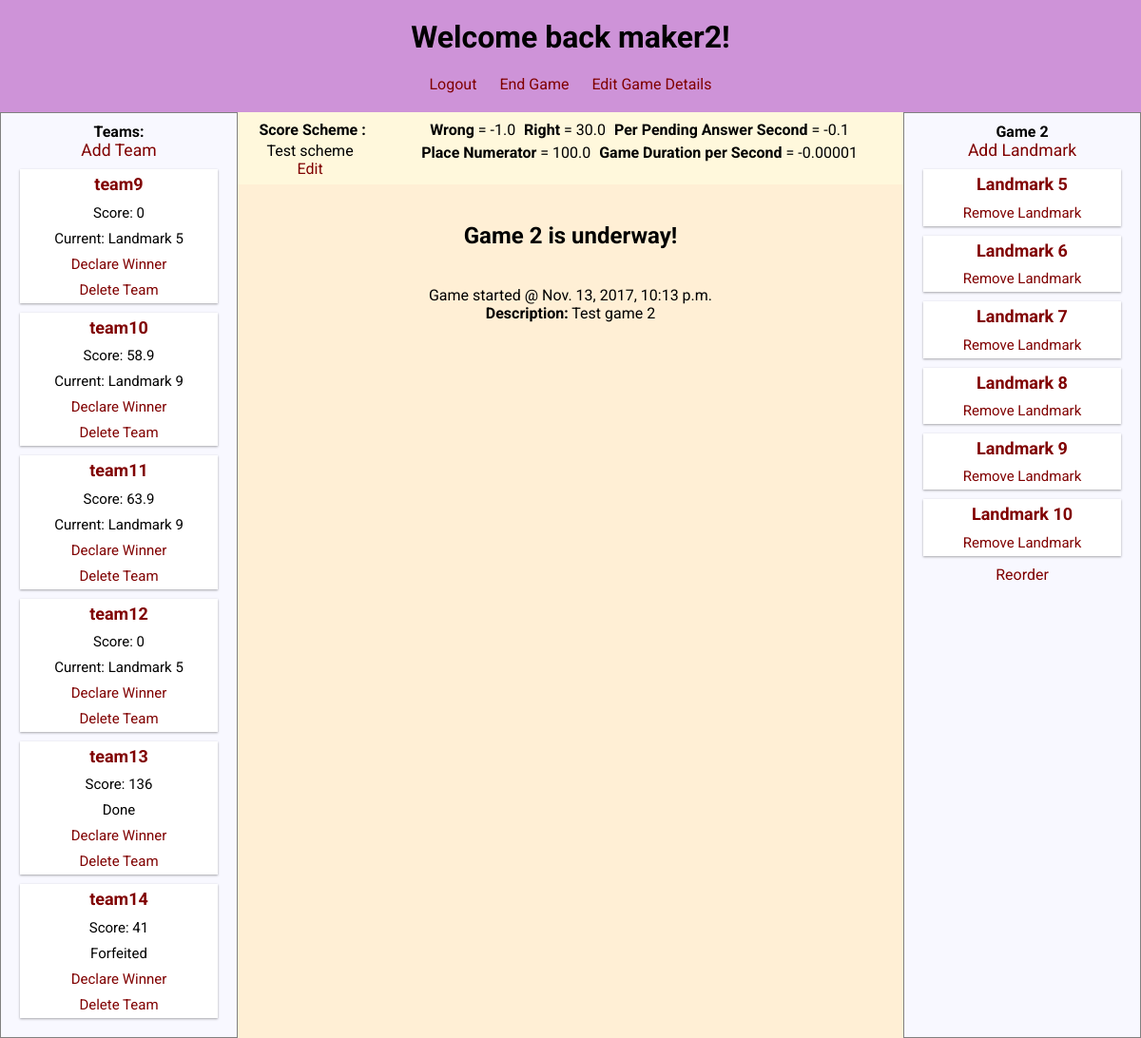
The page / (signed in) on the database its author committed.
### web/models.py (models this page shows, shortened)
class User(models.Model):
	name = models.CharField(max_length=100)
	pwd = models.CharField(max_length=100)
	is_mkr = models.BooleanField(default=False)

class Status(models.Model):
	game = models.ForeignKey(GameDetails, on_delete=models.CASCADE)
	team = models.ForeignKey(User, on_delete=models.CASCADE)
	cur = models.IntegerField(default=0)
	pending = models.DateTimeField(default=None, null=True)
	playing = models.BooleanField(default=False)
	score = models.FloatField(default=0)
	endTime = models.DateTimeField(default=None, null=True)

class Landmark(models.Model):
	name = models.CharField(max_length=100)
	desc = models.CharField(max_length=500, blank=True, default="")

class ScoreScheme(models.Model):
	name = models.CharField(default="default", max_length=100)
	wrong = models.FloatField(default=-10)
	right = models.FloatField(default=50)
	place_numerator = models.FloatField(
		default=100)  # i.e. first place gets 100/1 (100), second gets 100/2 (50), third gets 100/3 (33.3), etc
	ans_per_sec = models.FloatField(default=-0.1)
	game_per_sec = models.FloatField(default=-.00001)

class GameDetails(models.Model):
	name = models.CharField(max_length=100)
	desc = models.CharField(max_length=500, null=True, blank=True)
	on = models.BooleanField(default=False)
	winner = models.IntegerField(default=-1)
	maker = models.ForeignKey(User, on_delete=models.CASCADE)
	scheme = models.ForeignKey(ScoreScheme, default=ScoreScheme.objects.get(name='default'))
	startTime = models.DateTimeField(default=None, null=True)

### web/views.py (the view, shortened to what this page needs)
# urls.py: url(r'^$', views.dash),
def dash(request):
	if request.session.get('loggedin', False):
		try:
			u = User.objects.get(name=request.session['name'])
		except (User.DoesNotExist, KeyError):
			return HttpResponseRedirect('/login')
		if request.session['mkr']:
			try:
				gd = GameDetails.objects.get(maker=u)
			except GameDetails.DoesNotExist:
				return HttpResponseRedirect('/do/create')
			g = Game(gd)
			h = g.req_hunt()
			h_forms: [{EditLmForm, int}] = []
			for i in range(len(h)):
				x = h[i]
				lm = Landmark.objects.get(name=x["name"])
				try:
					cl = Clue.objects.get(lmark__name=x["name"]).value
				except (Clue.DoesNotExist, KeyError):
					cl = ""
				try:
					co = Confirmation.objects.get(lmark__name=x["name"])
					ques = co.ques
					ans = co.ans
				except (Confirmation.DoesNotExist, KeyError):
					ques = ""
					ans = ""
				h_forms.append({"form": EditLmForm(
					initial={"name": x["name"], "desc": lm.desc, "clue": cl, "ques": ques, "ans": ans}), "index": i,
				               "lm_id": lm.pk})
			tms = g.req_team_statuses()
			t_forms: [{CredsForm, int, int}] = []
			for x in tms:
				t = x["tm"]
				cf = CredsForm(initial={"name": t.name})
				cf.fields["oldpwd"].label = "Your Password: "
				t_forms.append({"form": cf, "index": x["index"], "pk": t.pk})
			rformset = forms.formset_factory(ReorderForm, formset=BaseReorderForm, extra=len(h))
			reorder_form = rformset()
			scheme_form = SchemeForm(instance=gd.scheme)
			team_cred_form = CredsForm()
			team_cred_form.fields["oldpwd"].label = "Password"
			team_cred_form.fields["newpwd"].label = "Repeat Password"
			edit_game_form = EditGameForm(instance=g.dtls)
			landmark_form = EditLmForm()
			return render(request, 'makerdash.html', {'name': u.name, 'gmdet': gd, 'teams': tms, 'hunt': zip(reorder_form, h),
			                                          'hunt_mng_form': reorder_form.management_form, 'sch': gd.scheme,
			                                          "cForms": t_forms,
			                                          "hForms": h_forms, "schemeForm": scheme_form, 'ntForm': team_cred_form,
			                                          "gameForm": edit_game_form, "newlmForm": landmark_form,
			                                          })
	else:
		return HttpResponseRedirect('/login')

### web/classes/game.py (called while the page is built)
	def req_hunt(self) -> [{str, int}]:
		output: [{str, int}] = []
		for h in self.landmarks:
			output.append({"name": h.lmark.name, "order": h.h_order})
		return output

	def req_team_statuses(self) -> [{User, Status, int}]:
		output: [{User, Status, int}] = []
		for i in range(len(self.players)):
			p = self.players[i]
			if p.cur == -1:
				lmreport = "Done"
			else:
				lmreport = self.landmarks[p.cur].lmark.name
			output.append({"tm": p.team, "st": p, "index": i, "lm": lmreport})
		return output

### web/views.py (called while the page is built)
	def add_fields(self, form, index):
		super().add_fields(form, index)
		form.fields["h_" + str(index)] = forms.IntegerField(initial=index + 1, label="",
		                                                    widget=forms.TextInput(attrs={'class': 'reorder_box'}))

### templates/makerdash.html (shortened to what this page needs)
<!DOCTYPE html>
<html lang="en">
<head>
    {% load static %}
    <link rel="stylesheet" type="text/css" href="{% static "web/style.css" %}">
</head>
<body>
<header>
    <h1 id="header">Welcome back {{ name }}!</h1>
    <div id="maker-commands" class="commands">
        <a href="{% url 'do' action='logout' %}">Logout</a>
        {% if gmdet.on %}
            <a href={% url 'do' action='stop' %}>End Game</a>
        {% else %}
            <a href={% url 'do' action='start' %}>Start Game</a>
        {% endif %}
        <a href="javascript:switchIt('editgamedetails')">Edit Game Details</a>
    </div>
</header>
<div class="flex-container">
    <div id="teams" class="sidebar">
        <b>Teams:</b><br/>
    <a href="javascript:addTeam()" class="hunt_detail_add">Add Team</a><br>
    {% for x in teams %}
        <div class="hunt_detail">
            <b><a href="javascript:editTm({{ x.index }})">{{ x.tm.name }}</a></b><br>
            Score: {{ x.st.score|floatformat }}<br/>
            {% if not x.st.playing %}
                Forfeited
            {% elif x.lm == "Done" %}
                Done
            {% else %}
                Current: {{ x.lm }}
            {%  endif %}
            <br/>
            <a href="{%url 'edit' to_edit='winner' %}?u={{ x.tm.pk }}">Declare Winner</a><br>
            <a href="{%url 'edit' to_edit='remove' %}?u={{ x.tm.pk }}">Delete Team</a>
        </div>
    {% endfor %}
</div>
<div id="middle-block" class="vertical-flex">
    <div id="scheme" class="horizontal_bar">
        <table>
            <tr>
                <td>
                    <b>Score Scheme :</b><br/>
                    {{ sch.name }}<br>
                    <a href="javascript:switchIt('editscheme')">Edit</a>
                </td><td>
                    <b>Wrong</b> = {{ sch.wrong }} <b>Right</b> = {{ sch.right }} <b>Per Pending Answer Second</b> = {{ sch.ans_per_sec }}<br>
                    <b>Place Numerator</b> = {{ sch.place_numerator }} <b>Game Duration per Second</b> = {{ sch.game_per_sec }}
                </td>
            </tr>
        </table>
    </div>
<div id="feedback" class="feedback">
    <div id="gameDesc">
        {% if gmdet.on %}
            <h2>{{ gmdet.name }} is underway!</h2><br/>
            Game started @ {{ gmdet.startTime }}<br/>
        {% elif gmdet.startTime is None %}
            <h2>{{ gmdet.name }}has yet to start</h2><br/>
        {% else %}
            <h2>{{ gmdet.name }} has ended.</h2>
            <b>Winner is {{ gmdet.winner }}!!!!!</b>
        {% endif %}
        <b>Description:</b> {{ gmdet.desc }}<br>
    </div>
</div>
</div>
    <div id="status" class="sidebar">
        <b>{{ gmdet.name }}</b><br>
        <a href="javascript:switchIt('addLM')" class="hunt_detail_add">Add Landmark</a><br>
        <form id='reorder-form' action="{% url 'edit' to_edit='reorder' %}" method="POST">
            {% for x in hunt %}
                <div class="hunt_detail">
                    <b><a href="javascript:editLm({{ x.1.order }})">{{ x.1.name }}</a></b><br>
                    <a href="{% url 'edit' to_edit='remove' %}?lm={{ x.1.order }}">Remove Landmark</a>
                </div>
            {% endfor %}
            <span>
                <span class="huntOrder">
                    <a href="javascript:showReorder()">Reorder</a>
                </span>
            </span>
        </form>
    </div>
</body>
</html>

### web/static/web/style.css (style rules this page uses)
:root { --primary-color: #ce93d8; --primary-text-color: black; --secondary-text-color: maroon; }
body { font-family: "Roboto", Arial, sans-serif; background: #F5F5F5; color: var(--primary-text-color); text-align: center; margin: 0; }
header { padding: 20px; background: var(--primary-color); }
header h1 { margin-top: 0; }
.commands { text-align: center; }
.commands a { margin:10px; }
.flex-container { display: flex; justify-content: space-evenly; flex-flow: row wrap; align-items: stretch; }
.vertical-flex { flex: 1 1 650px; display: flex; flex-flow: column nowrap; order: 1; }
.feedback { flex: 2 1 650px; padding: 20px; background: papayawhip; }
.hunt_detail_add { font-size: 110%; }
.sidebar { box-sizing: border-box; flex: 1 1 200px; background: ghostwhite; padding: 10px; order: 1; border: solid grey .5px; }
.horizontal_bar { flex: 0 1 auto; background:cornsilk; padding: 5px; }
#scheme { text-align:left; }
.hunt_detail { margin:10px; background:white; font-size: 15px; position:relative; line-height:1.8; box-shadow: 0 1px 3px rgba(0,0,0,0.12), 0 1px 2px rgba(0,0,0,0.24); transition: all 0.3s cubic-bezier(.25,.8,.25,1); }
.hunt_detail b { font-size:18px; }
table { border: 0; margin: 0; padding: 0; width: 100%; }
tr { border: 0; margin: 0; padding: 0; }
td { border: 0; margin: 0; padding: 0; vertical-align:top; text-align: center; }
td b { margin: 0 0 0 5px; line-height: 1.5; }
a { color: var(--secondary-text-color); text-decoration:none; }

### rows shown on the page
User: name "maker2"
User: tm.name "team9", st.score "0", lm "Landmark 5"
User: tm.name "team10", st.score "58.9", lm "Landmark 9"
User: tm.name "team11", st.score "63.9", lm "Landmark 9"
User: tm.name "team12", st.score "0", lm "Landmark 5"
User: tm.name "team13", st.score "136", shows "Done"
User: tm.name "team14", st.score "41", shows "Forfeited"
ScoreScheme: name "Test scheme", wrong "-1.0", right "30.0", ans_per_sec "-0.1", place_numerator "100.0", game_per_sec "-0.00001"
GameDetails: name "Game 2", startTime "Nov. 13, 2017, 10:13 p.m.", desc "Test game 2"
Landmark: name "Landmark 5"
Landmark: name "Landmark 6"
Landmark: name "Landmark 7"
Landmark: name "Landmark 8"
Landmark: name "Landmark 9"
Landmark: name "Landmark 10"
